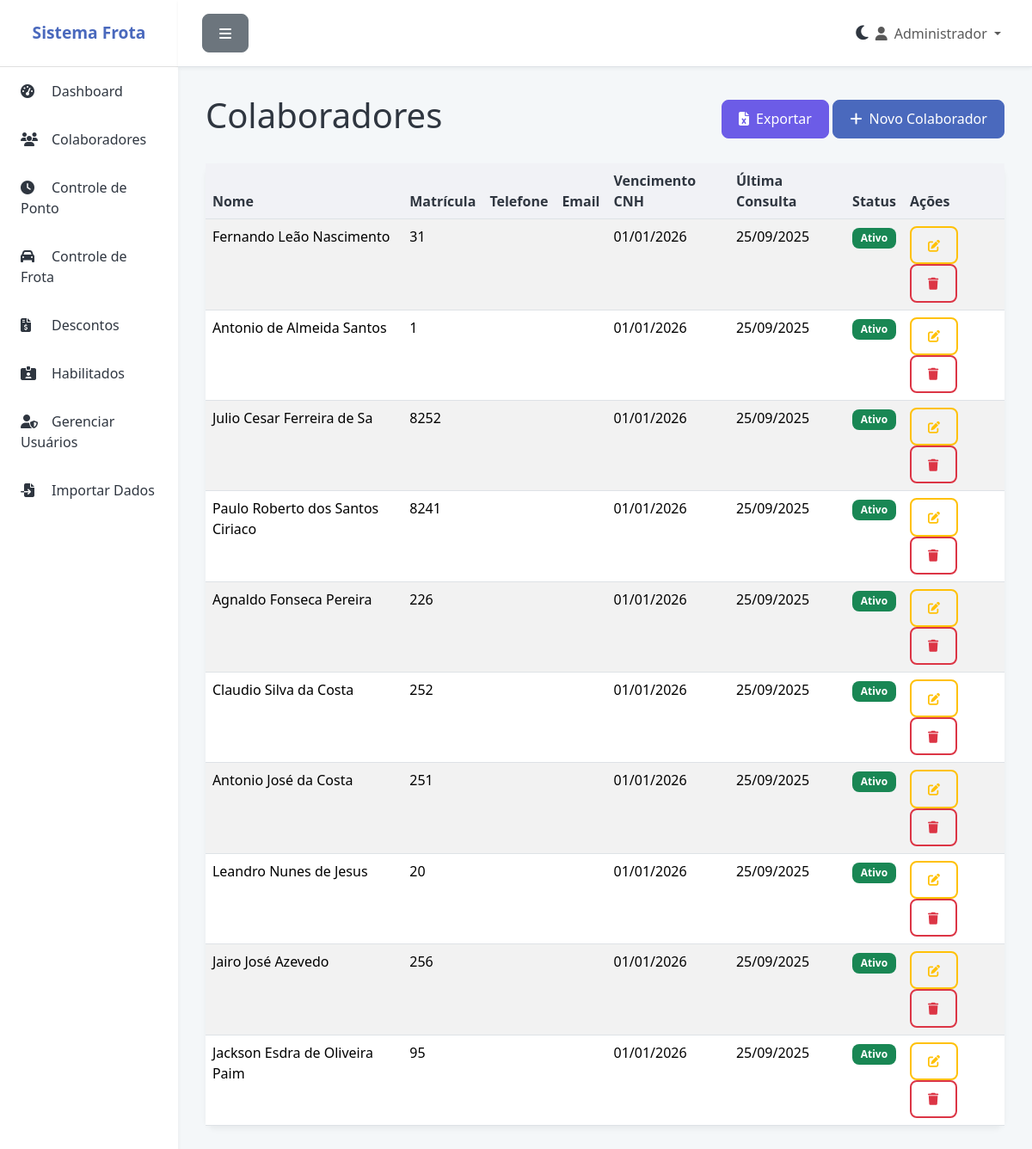
The app's page /colaboradores (signed in), older data.
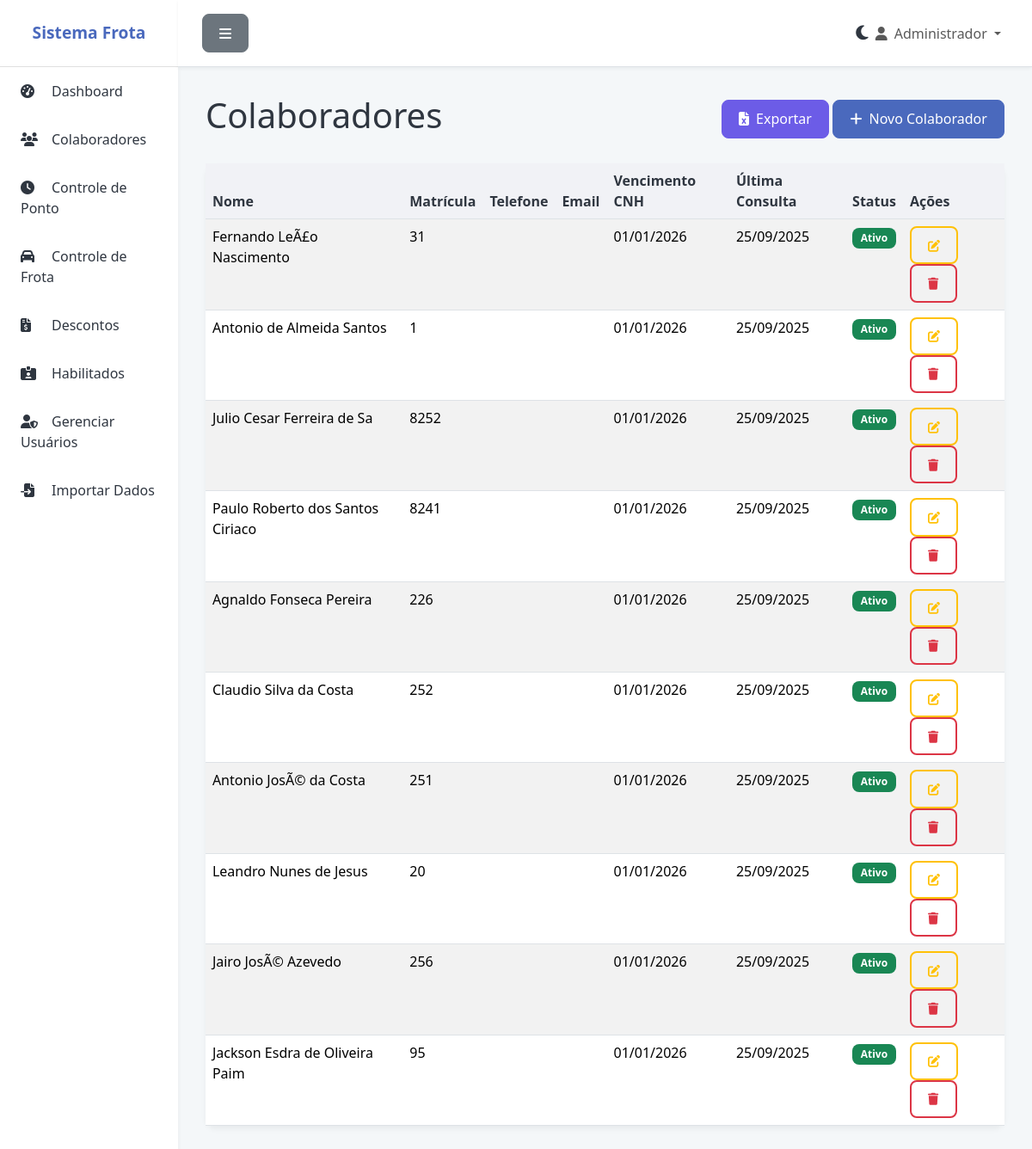
The same page, newer data.
### app.py (models this page shows)
class Colaborador(db.Model):
    id = db.Column(db.Integer, primary_key=True)
    nome = db.Column(db.String(100), nullable=False)
    matricula = db.Column(db.String(50), unique=True, nullable=False)
    cpf = db.Column(db.String(14), unique=True)
    telefone = db.Column(db.String(20))
    email = db.Column(db.String(120))
    veiculo_vinculado = db.Column(db.String(20))
    ativo = db.Column(db.Boolean, default=True)
    vencimento_cnh = db.Column(db.Date)
    ultima_consulta = db.Column(db.Date)
    criado_em = db.Column(db.DateTime, default=datetime.utcnow)
    pontos = db.relationship('Ponto', backref='colaborador', lazy=True, cascade='all, delete-orphan')
    frotas = db.relationship('Frota', backref='motorista_obj', lazy=True)
    descontos = db.relationship('Desconto', backref='colaborador', lazy=True)

### app.py (the view)
@app.route('/colaboradores')
@login_required
def colaboradores():
    colaboradores = Colaborador.query.all()
    return render_template('colaboradores.html', colaboradores=colaboradores)

### app.py (called while the page is built, shortened)
@login_manager.user_loader
def load_user(user_id):
    return Usuario.query.get(int(user_id))

@app.before_request
def create_tables():
    db.create_all()

### templates/colaboradores.html (shortened to what this page needs)
{% extends "base.html" %}
{% block content %}
<div class="d-flex justify-content-between align-items-center mb-4">
    <h1 class="fw-light">Colaboradores</h1>
    <div>
        <a href="{{ url_for('exportar', tipo='colaboradores') }}" class="btn btn-success"><i class="fas fa-file-excel me-2"></i>Exportar</a>
        <a href="{{ url_for('novo_colaborador') }}" class="btn btn-primary"><i class="fas fa-plus me-2"></i>Novo Colaborador</a>
    </div>
</div>
<div class="card">
    <div class="card-body p-0">
        <div class="table-responsive">
            <table class="table table-striped table-hover mb-0">
                <thead class="bg-light">
                    <tr>
                        <th scope="col">Nome</th>
                        <th scope="col">Matrícula</th>
                        <th scope="col">Telefone</th>
                        <th scope="col">Email</th>
                        <th scope="col">Vencimento CNH</th>
                        <th scope="col">Última Consulta</th>
                        <th scope="col">Status</th>
                        <th scope="col">Ações</th>
                    </tr>
                </thead>
                <tbody>
                    {% for colaborador in colaboradores %}
                    <tr>
                        <td>{{ colaborador.nome }}</td>
                        <td>{{ colaborador.matricula }}</td>
                        <td>{{ colaborador.telefone }}</td>
                        <td>{{ colaborador.email }}</td>
                        <td>{{ colaborador.vencimento_cnh.strftime('%d/%m/%Y') if colaborador.vencimento_cnh else 'N/A' }}</td>
                        <td>{{ colaborador.ultima_consulta.strftime('%d/%m/%Y') if colaborador.ultima_consulta else 'N/A' }}</td>
                        <td>
                            {% if colaborador.ativo %}
                                <span class="badge bg-success">Ativo</span>
                            {% else %}
                                <span class="badge bg-danger">Inativo</span>
                            {% endif %}
                        </td>
                        <td>
                            <a href="{{ url_for('editar_colaborador', id=colaborador.id) }}" class="btn btn-sm btn-outline-warning" title="Editar"><i class="fas fa-edit"></i></a>
                            <a href="{{ url_for('excluir_colaborador', id=colaborador.id) }}" class="btn btn-sm btn-outline-danger" title="Excluir" onclick="return confirm('Tem certeza que deseja excluir este colaborador?')"><i class="fas fa-trash"></i></a>
                        </td>
                    </tr>
                    {% else %}
                    <tr>
                        <td colspan="8" class="text-center text-muted py-4">Nenhum colaborador cadastrado.</td>
                    </tr>
                    {% endfor %}
                </tbody>
            </table>
        </div>
    </div>
</div>
{% endblock %}

Row changes from the older to the newer data that the page shows:
changed Colaborador: nome "Fernando Leão Nascimento" → "Fernando LeÃ£o Nascimento"
changed Colaborador: nome "Antonio José da Costa" → "Antonio JosÃ© da Costa"
changed Colaborador: nome "Jairo José Azevedo" → "Jairo JosÃ© Azevedo"
